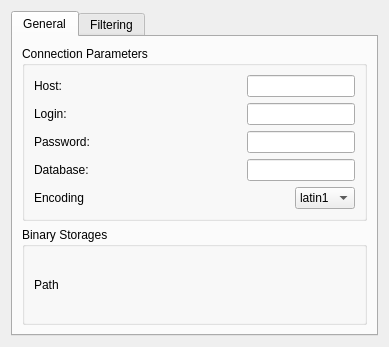
<ui version="4.0" >
 <class>Config</class>
 <widget class="QWidget" name="Config" >
  <property name="geometry" >
   <rect>
    <x>0</x>
    <y>0</y>
    <width>389</width>
    <height>347</height>
   </rect>
  </property>
  <property name="windowTitle" >
   <string>Form</string>
  </property>
  <layout class="QVBoxLayout" name="verticalLayout" >
   <item>
    <widget class="QTabWidget" name="tabWidget2" >
     <property name="currentIndex" >
      <number>0</number>
     </property>
     <widget class="QWidget" name="tab" >
      <attribute name="title" >
       <string>General</string>
      </attribute>
      <layout class="QVBoxLayout" >
       <item>
        <widget class="QGroupBox" name="groupBox1" >
         <property name="title" >
          <string>Connection Parameters</string>
         </property>
         <layout class="QVBoxLayout" name="_2" >
          <item>
           <layout class="QHBoxLayout" name="_3" >
            <item>
             <widget class="QLabel" name="lblHost" >
              <property name="text" >
               <string>Host:</string>
              </property>
              <property name="wordWrap" >
               <bool>false</bool>
              </property>
             </widget>
            </item>
            <item>
             <spacer name="spacer1" >
              <property name="orientation" >
               <enum>Qt::Horizontal</enum>
              </property>
              <property name="sizeType" >
               <enum>QSizePolicy::Expanding</enum>
              </property>
              <property name="sizeHint" stdset="0" >
               <size>
                <width>130</width>
                <height>20</height>
               </size>
              </property>
             </spacer>
            </item>
            <item>
             <widget class="QLineEdit" name="txtHost" >
              <property name="sizePolicy" >
               <sizepolicy vsizetype="Fixed" hsizetype="Minimum" >
                <horstretch>0</horstretch>
                <verstretch>0</verstretch>
               </sizepolicy>
              </property>
              <property name="echoMode" >
               <enum>QLineEdit::Normal</enum>
              </property>
             </widget>
            </item>
           </layout>
          </item>
          <item>
           <layout class="QHBoxLayout" name="_4" >
            <item>
             <widget class="QLabel" name="lblLogin_3" >
              <property name="text" >
               <string>Login:</string>
              </property>
              <property name="wordWrap" >
               <bool>false</bool>
              </property>
             </widget>
            </item>
            <item>
             <spacer name="spacer1_3_2" >
              <property name="orientation" >
               <enum>Qt::Horizontal</enum>
              </property>
              <property name="sizeType" >
               <enum>QSizePolicy::Expanding</enum>
              </property>
              <property name="sizeHint" stdset="0" >
               <size>
                <width>90</width>
                <height>20</height>
               </size>
              </property>
             </spacer>
            </item>
            <item>
             <widget class="QLineEdit" name="txtLogin" >
              <property name="sizePolicy" >
               <sizepolicy vsizetype="Fixed" hsizetype="Minimum" >
                <horstretch>0</horstretch>
                <verstretch>0</verstretch>
               </sizepolicy>
              </property>
             </widget>
            </item>
           </layout>
          </item>
          <item>
           <layout class="QHBoxLayout" name="_5" >
            <item>
             <widget class="QLabel" name="lblLogin_2_2" >
              <property name="text" >
               <string>Password:</string>
              </property>
              <property name="wordWrap" >
               <bool>false</bool>
              </property>
             </widget>
            </item>
            <item>
             <spacer name="spacer1_4_2" >
              <property name="orientation" >
               <enum>Qt::Horizontal</enum>
              </property>
              <property name="sizeType" >
               <enum>QSizePolicy::Expanding</enum>
              </property>
              <property name="sizeHint" stdset="0" >
               <size>
                <width>80</width>
                <height>20</height>
               </size>
              </property>
             </spacer>
            </item>
            <item>
             <widget class="QLineEdit" name="txtPwd" >
              <property name="sizePolicy" >
               <sizepolicy vsizetype="Fixed" hsizetype="Minimum" >
                <horstretch>0</horstretch>
                <verstretch>0</verstretch>
               </sizepolicy>
              </property>
              <property name="echoMode" >
               <enum>QLineEdit::Password</enum>
              </property>
             </widget>
            </item>
           </layout>
          </item>
          <item>
           <layout class="QHBoxLayout" name="_6" >
            <item>
             <widget class="QLabel" name="lblDb_2" >
              <property name="text" >
               <string>Database:</string>
              </property>
              <property name="wordWrap" >
               <bool>false</bool>
              </property>
             </widget>
            </item>
            <item>
             <spacer name="spacer1_2_2" >
              <property name="orientation" >
               <enum>Qt::Horizontal</enum>
              </property>
              <property name="sizeType" >
               <enum>QSizePolicy::Expanding</enum>
              </property>
              <property name="sizeHint" stdset="0" >
               <size>
                <width>90</width>
                <height>20</height>
               </size>
              </property>
             </spacer>
            </item>
            <item>
             <widget class="QLineEdit" name="txtDb" >
              <property name="sizePolicy" >
               <sizepolicy vsizetype="Fixed" hsizetype="Minimum" >
                <horstretch>0</horstretch>
                <verstretch>0</verstretch>
               </sizepolicy>
              </property>
             </widget>
            </item>
           </layout>
          </item>
          <item>
           <layout class="QHBoxLayout" name="_7" >
            <item>
             <widget class="QLabel" name="textLabel1_2" >
              <property name="text" >
               <string>Encoding</string>
              </property>
              <property name="wordWrap" >
               <bool>false</bool>
              </property>
             </widget>
            </item>
            <item>
             <spacer name="spacer6_2" >
              <property name="orientation" >
               <enum>Qt::Horizontal</enum>
              </property>
              <property name="sizeType" >
               <enum>QSizePolicy::Expanding</enum>
              </property>
              <property name="sizeHint" stdset="0" >
               <size>
                <width>20</width>
                <height>20</height>
               </size>
              </property>
             </spacer>
            </item>
            <item>
             <widget class="QComboBox" name="cbEncoding" >
              <item>
               <property name="text" >
                <string>latin1</string>
               </property>
              </item>
              <item>
               <property name="text" >
                <string>utf-8</string>
               </property>
              </item>
             </widget>
            </item>
           </layout>
          </item>
         </layout>
        </widget>
       </item>
       <item>
        <widget class="QGroupBox" name="groupBox4" >
         <property name="title" >
          <string>Binary Storages</string>
         </property>
         <layout class="QHBoxLayout" name="_8" >
          <item>
           <widget class="QLabel" name="textLabel1" >
            <property name="text" >
             <string>Path</string>
            </property>
            <property name="wordWrap" >
             <bool>false</bool>
            </property>
           </widget>
          </item>
          <item>
           <widget class="KUrlRequester" name="Dir" />
          </item>
         </layout>
        </widget>
       </item>
      </layout>
     </widget>
     <widget class="QWidget" name="tab_2" >
      <attribute name="title" >
       <string>Filtering</string>
      </attribute>
      <layout class="QVBoxLayout" name="_9" >
       <item>
        <widget class="QCheckBox" name="Filtering" >
         <property name="text" >
          <string>Active Filtering</string>
         </property>
        </widget>
       </item>
       <item>
        <widget class="QCheckBox" name="Modified" >
         <property name="text" >
          <string>Only Modified Objects</string>
         </property>
         <property name="shortcut" >
          <string/>
         </property>
        </widget>
       </item>
       <item>
        <widget class="QGroupBox" name="groupBox1_2" >
         <property name="title" >
          <string>Only Objects Having a Date</string>
         </property>
         <layout class="QVBoxLayout" name="_10" >
          <item>
           <widget class="KDatePicker" name="Filter" />
          </item>
         </layout>
        </widget>
       </item>
      </layout>
     </widget>
    </widget>
   </item>
  </layout>
 </widget>
 <customwidgets>
  <customwidget>
   <class>KDatePicker</class>
   <extends>QFrame</extends>
   <header>kdatepicker.h</header>
  </customwidget>
  <customwidget>
   <class>KUrlRequester</class>
   <extends>QFrame</extends>
   <header>kurlrequester.h</header>
  </customwidget>
 </customwidgets>
 <resources/>
 <connections/>
</ui>
